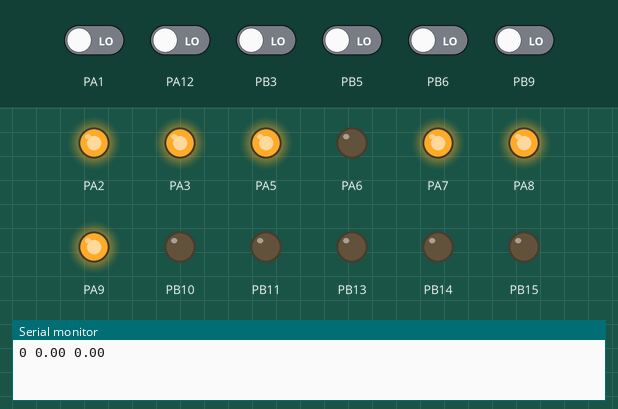
The program below on a simulated STM32 Blue Pill. Parts: output pins drawn as LEDs (lit = HIGH), the last lines printed to the serial monitor. The inputs (shaded band) are chosen by the test bench; at power-on: PA1, PA12, PB3, PB5, PB6, PB9 LOW.

Above: at 0.1 s.
At 13.3 s:
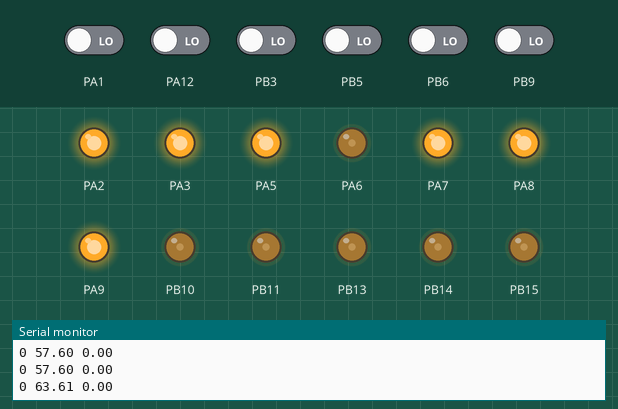
Timing chart, 0 to 14.8 s (numbered marks = the images above):
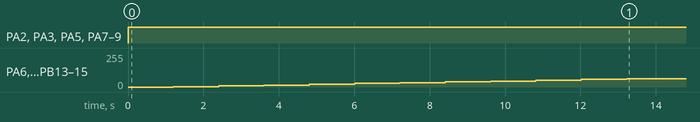

Measured:
- by itself, PA2, PA3, PA5, PA7–9: LOW → HIGH at 0.00 s
- by itself, PA6, PB10, PB11, PB13–15: moves from 0/255 to 63/255 over 12.0 s

The program:

main.cpp
```cpp
#include <Arduino.h>
#include "SpeedControl.h"

void encoder1();
void encoder2();
void encoder3();
void encoder4();
void encoder5();
void encoder6();
SpeedControl frontleft;
SpeedControl frontright;
SpeedControl middleleft;
SpeedControl middleright;
SpeedControl rearleft;
SpeedControl rearright;
long count1=0, count2=0, count3=0, count4=0, count5=0, count6=0;
float vel = 0.5;

void setup()
{
  Serial.begin(9600);

  frontleft.setPin(PA2, PB13, PB9, PB8);
  frontleft.setReversePolarity(false);
  frontleft.setSpeed(vel);
  frontleft.setPIDOutput();

  frontright.setPin(PA3, PB14, PB6, PB7);
  frontright.setReversePolarity(false);
  frontright.setSpeed(vel);
  frontright.setPIDOutput();

  middleleft.setPin(PA5, PB15, PB5, PB4);
  middleleft.setReversePolarity(false); //PA3, PA2, PA1, PA0
  middleleft.setSpeed(vel);
  middleleft.setPIDOutput();

  middleright.setPin(PA8, PB11, PB3, PA15);
  middleright.setReversePolarity(false);
  middleright.setSpeed(vel);
  middleright.setPIDOutput();

  rearleft.setPin(PA9, PA6, PA12, PA11);
  rearleft.setReversePolarity(false);
  rearleft.setSpeed(vel);
  rearleft.setPIDOutput();

  rearright.setPin(PA7, PB10, PA1, PA0);
  rearright.setReversePolarity(false);
  rearright.setSpeed(vel);
  rearright.setPIDOutput();


  attachInterrupt(digitalPinToInterrupt(PB9),encoder1,RISING);
  attachInterrupt(digitalPinToInterrupt(PB6),encoder2,RISING);
  attachInterrupt(digitalPinToInterrupt(PB5),encoder3,RISING);
  attachInterrupt(digitalPinToInterrupt(PB3),encoder4,RISING);
  attachInterrupt(digitalPinToInterrupt(PA12),encoder5,RISING);
  attachInterrupt(digitalPinToInterrupt(PA1),encoder6,RISING);
}

void loop()
{
  frontleft.controlLoop();
  frontright.controlLoop();
  middleleft.controlLoop();
  middleright.controlLoop();
  rearleft.controlLoop();
  rearright.controlLoop();
  frontleft.setCount(count1);
  frontright.setCount(count2);
  middleleft.setCount(count3);
  middleright.setCount(count4);
  rearleft.setCount(count5);
  rearright.setCount(count6);

  Serial.print(middleleft.currentPosition);
  Serial.print(" ");
  Serial.print(middleleft.outputPWM);
  Serial.print(" ");
  Serial.println(middleleft.currentVelocity);
  delay(300);
}

void encoder1()
{
  int b = digitalRead(PB8);
  if (b==0)
  {
    count1--;
  }
  else{
    count1++;
  }
}

void encoder2()
{
  int b = digitalRead(PB7);
  if (b==0)
  {
    count2--;
  }
  else{
    count2++;
  }
}
void encoder3()
{
  int b = digitalRead(PB4);
  if (b==0)
  {
    count3--;
  }
  else{
    count3++;
  }
}

void encoder4()
{
  int b = digitalRead(PA15);
  if (b==0)
  {
    count4--;
  }
  else{
    count4++;
  }
}

void encoder5()
{
  int b = digitalRead(PA11);
  if (b==0)
  {
    count5--;
  }
  else{
    count5++;
  }
}

void encoder6()
{
  int b = digitalRead(PA0);
  if (b==0)
  {
    count6--;
  }
  else{
    count6++;
  }
}
```

SpeedControl.cpp
```cpp
#include "SpeedControl.h"
```

SpeedControl.h
```cpp
#ifndef SPEEDCONTROL_H
#define SPEEDCONTROL_H

#include <Arduino.h>
#include <AutoPID.h>

class SpeedControl
{

private:
  // Motor Pin Configuration
  uint8_t pwmPin;
  uint8_t dirPin;
  uint8_t encA;
  uint8_t encB;
  bool polarity_reverse = false;

  //Motor Related Parameters
  long CPR = 36124;
  float motorRadius = 1; // in metres
  float maxSpeed = 2.0; // Rotation Per Second

  // PID Control Related Parameter
  double outputMin  = -255;
  double  outputMax = 255;
  float kP  = 1;
  float kI  = 10.0;
  float kD  = 20.0;

public:
  //Velocity control related parameters
  volatile long currentPosition;
  volatile long previousPosition;
  volatile double previousTime;
  volatile double currentTime;
  double currentVelocity =  0;
  double setPoint = 0;
  double outputPWM = 0;
  // double * position;
  AutoPID pid{&currentVelocity, &setPoint, &outputPWM, outputMin, outputMax, kP, kI, kD};
  // Encoder * encoder;

  void  initialSetup()
  {
  // Setting the pin configurations
  pinMode(dirPin, OUTPUT);
  pinMode(pwmPin, OUTPUT);
  pinMode(encA, INPUT);
  pinMode(encB, INPUT);
  digitalWrite(dirPin , LOW);
  analogWrite(pwmPin , 0);
  // delay(2000);
  //variables for velocity calculation
  setPoint  = 0.0;
  currentPosition = 0;
  previousPosition = 0;
  previousTime = micros();
  currentVelocity = 0;
  outputPWM  = 0;
  }

  SpeedControl()
  {
    // params:  direction pin , pwm pin , encoder A , encoder B

  }

  void setPin(uint8_t pinDir , uint8_t pinPWM ,uint8_t aEnc , uint8_t bEnc )
  {
  dirPin = pinDir;
  pwmPin = pinPWM;
  encA  = aEnc;
  encB = bEnc;
  // encoder  =  new Encoder(encA , encB);
  initialSetup();

  }

  ~SpeedControl()
  {
    // destructor for the class
    // delete encoder;
  }

  void setReversePolarity(bool polarity)
  {
    polarity_reverse = polarity;
  }

  void setCount(long count)
  {
    currentPosition = count;
  }

  void setMotorPWM(int PWM)
  {
  if (polarity_reverse)
    PWM = PWM * -1;
    // Changing the motor direction based on the PWM value
  if (PWM < 0)
      digitalWrite(dirPin , LOW);
  else
      digitalWrite(dirPin , HIGH);

  // generating the PWM pulses for changing the motor velocity
    analogWrite(pwmPin , abs(PWM));
  }

  void setPIDValue(float p , float i , float d )
  {
    kP = p;
    kI = i;
    kD = d;
    pid.setGains(kP, kI , kD);
  }

  void setPIDOutput()
  {
    if (setPoint > 0){
      outputMin = 0;
      outputMax = (setPoint*255.0)/2.0;
      pid.setOutputRange(outputMin , outputMax);
    }
    else{
      outputMin = (setPoint*255.0)/2.0;
      outputMax = 0;
      pid.setOutputRange(outputMin , outputMax);
    }
  }

  void setCPR(long cpr)
  {
    CPR = cpr;
  }

  void setMotorMaxSpeed(float speed)
  {
    maxSpeed = speed;
  }

  void setSpeed(float rps)
  {
    // input: motor speed in rotation per second
    if (rps < maxSpeed)
    setPoint = rps;
    else
    setPoint = maxSpeed;
  }

  void controlLoop()
  {
  // Calculating the motor velocity
  // currentPosition = encoder->read();
  currentTime = micros();
  currentVelocity = (currentPosition - previousPosition)/((CPR / 1000000.00) * (currentTime - previousTime));
  previousPosition = currentPosition;
  previousTime = currentTime;
 // Running PID and changing motor PWM signal accordingly
  pid.run();
  setMotorPWM(outputPWM);
  }


};

#endif
```
